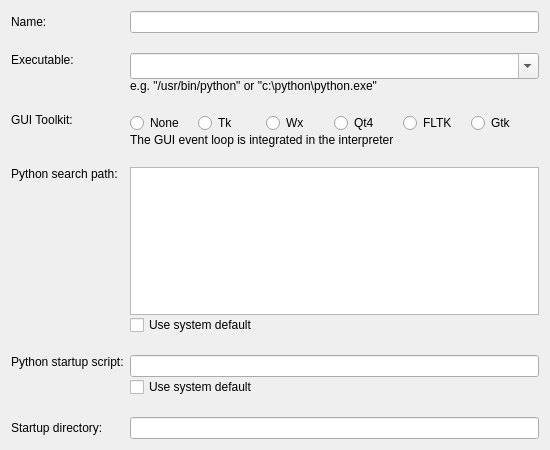
<?xml version="1.0" encoding="UTF-8"?>
<ui version="4.0">
 <class>tabShellConfig</class>
 <widget class="QWidget" name="tabShellConfig">
  <property name="geometry">
   <rect>
    <x>0</x>
    <y>0</y>
    <width>550</width>
    <height>450</height>
   </rect>
  </property>
  <property name="minimumSize">
   <size>
    <width>550</width>
    <height>450</height>
   </size>
  </property>
  <property name="maximumSize">
   <size>
    <width>550</width>
    <height>450</height>
   </size>
  </property>
  <property name="windowTitle">
   <string>Form</string>
  </property>
  <layout class="QFormLayout" name="formLayout">
   <property name="verticalSpacing">
    <number>20</number>
   </property>
   <item row="0" column="0">
    <widget class="QLabel" name="lblName">
     <property name="text">
      <string>Name:</string>
     </property>
    </widget>
   </item>
   <item row="0" column="1">
    <widget class="QLineEdit" name="edtName">
     <property name="minimumSize">
      <size>
       <width>350</width>
       <height>22</height>
      </size>
     </property>
    </widget>
   </item>
   <item row="1" column="0">
    <layout class="QVBoxLayout" name="loLblExe">
     <item>
      <widget class="QLabel" name="lblExe">
       <property name="text">
        <string>Executable:</string>
       </property>
      </widget>
     </item>
     <item>
      <spacer name="verticalSpacer">
       <property name="orientation">
        <enum>Qt::Vertical</enum>
       </property>
       <property name="sizeHint" stdset="0">
        <size>
         <width>20</width>
         <height>40</height>
        </size>
       </property>
      </spacer>
     </item>
    </layout>
   </item>
   <item row="1" column="1">
    <layout class="QVBoxLayout" name="loExe">
     <item>
      <widget class="QComboBox" name="cbExe">
       <property name="minimumSize">
        <size>
         <width>350</width>
         <height>26</height>
        </size>
       </property>
       <property name="editable">
        <bool>true</bool>
       </property>
       <property name="frame">
        <bool>true</bool>
       </property>
      </widget>
     </item>
     <item>
      <widget class="QLabel" name="lblExeExample">
       <property name="text">
        <string>e.g. &quot;/usr/bin/python&quot; or &quot;c:\python\python.exe&quot;</string>
       </property>
      </widget>
     </item>
    </layout>
   </item>
   <item row="2" column="0">
    <layout class="QVBoxLayout" name="loLblGui">
     <item>
      <widget class="QLabel" name="lblGui">
       <property name="text">
        <string>GUI Toolkit:</string>
       </property>
      </widget>
     </item>
     <item>
      <spacer name="verticalSpacer_2">
       <property name="orientation">
        <enum>Qt::Vertical</enum>
       </property>
       <property name="sizeHint" stdset="0">
        <size>
         <width>20</width>
         <height>40</height>
        </size>
       </property>
      </spacer>
     </item>
    </layout>
   </item>
   <item row="2" column="1">
    <layout class="QVBoxLayout" name="loGui">
     <item>
      <layout class="QHBoxLayout" name="loGuiOpts">
       <item>
        <widget class="QRadioButton" name="rbNone">
         <property name="text">
          <string>None</string>
         </property>
        </widget>
       </item>
       <item>
        <widget class="QRadioButton" name="rbTk">
         <property name="text">
          <string>Tk</string>
         </property>
        </widget>
       </item>
       <item>
        <widget class="QRadioButton" name="rbWx">
         <property name="text">
          <string>Wx</string>
         </property>
        </widget>
       </item>
       <item>
        <widget class="QRadioButton" name="rbQt">
         <property name="text">
          <string>Qt4</string>
         </property>
        </widget>
       </item>
       <item>
        <widget class="QRadioButton" name="rbFltk">
         <property name="text">
          <string>FLTK</string>
         </property>
        </widget>
       </item>
       <item>
        <widget class="QRadioButton" name="rbGtk">
         <property name="text">
          <string>Gtk</string>
         </property>
        </widget>
       </item>
      </layout>
     </item>
     <item>
      <widget class="QLabel" name="lbGuiDsc">
       <property name="text">
        <string>The GUI event loop is integrated in the interpreter</string>
       </property>
      </widget>
     </item>
    </layout>
   </item>
   <item row="3" column="0">
    <layout class="QVBoxLayout" name="loLblSearch">
     <item>
      <widget class="QLabel" name="lblSearchPath">
       <property name="text">
        <string>Python search path:</string>
       </property>
      </widget>
     </item>
     <item>
      <spacer name="verticalSpacer_3">
       <property name="orientation">
        <enum>Qt::Vertical</enum>
       </property>
       <property name="sizeHint" stdset="0">
        <size>
         <width>20</width>
         <height>40</height>
        </size>
       </property>
      </spacer>
     </item>
    </layout>
   </item>
   <item row="3" column="1">
    <layout class="QVBoxLayout" name="loSearch">
     <item>
      <widget class="QTextEdit" name="edtSearchPath">
       <property name="minimumSize">
        <size>
         <width>350</width>
         <height>0</height>
        </size>
       </property>
       <property name="tabChangesFocus">
        <bool>true</bool>
       </property>
      </widget>
     </item>
     <item>
      <widget class="QCheckBox" name="chkSearchSysDef">
       <property name="text">
        <string>Use system default</string>
       </property>
      </widget>
     </item>
    </layout>
   </item>
   <item row="4" column="0">
    <layout class="QVBoxLayout" name="loLblStartup">
     <item>
      <widget class="QLabel" name="lblStartup">
       <property name="text">
        <string>Python startup script:</string>
       </property>
      </widget>
     </item>
     <item>
      <spacer name="verticalSpacer_4">
       <property name="orientation">
        <enum>Qt::Vertical</enum>
       </property>
       <property name="sizeHint" stdset="0">
        <size>
         <width>20</width>
         <height>40</height>
        </size>
       </property>
      </spacer>
     </item>
    </layout>
   </item>
   <item row="4" column="1">
    <layout class="QVBoxLayout" name="loStartup">
     <item>
      <widget class="QLineEdit" name="edtStartup">
       <property name="minimumSize">
        <size>
         <width>350</width>
         <height>22</height>
        </size>
       </property>
      </widget>
     </item>
     <item>
      <widget class="QCheckBox" name="chkStartupSysDef">
       <property name="text">
        <string>Use system default</string>
       </property>
      </widget>
     </item>
    </layout>
   </item>
   <item row="5" column="0">
    <widget class="QLabel" name="lblInitDir">
     <property name="text">
      <string>Startup directory:</string>
     </property>
    </widget>
   </item>
   <item row="5" column="1">
    <widget class="QLineEdit" name="edtStartDir">
     <property name="minimumSize">
      <size>
       <width>350</width>
       <height>22</height>
      </size>
     </property>
    </widget>
   </item>
  </layout>
 </widget>
 <tabstops>
  <tabstop>edtName</tabstop>
  <tabstop>cbExe</tabstop>
  <tabstop>rbNone</tabstop>
  <tabstop>rbTk</tabstop>
  <tabstop>rbWx</tabstop>
  <tabstop>rbQt</tabstop>
  <tabstop>rbFltk</tabstop>
  <tabstop>rbGtk</tabstop>
  <tabstop>edtSearchPath</tabstop>
  <tabstop>chkSearchSysDef</tabstop>
  <tabstop>edtStartup</tabstop>
  <tabstop>chkStartupSysDef</tabstop>
  <tabstop>edtStartDir</tabstop>
 </tabstops>
 <resources/>
 <connections>
  <connection>
   <sender>chkStartupSysDef</sender>
   <signal>toggled(bool)</signal>
   <receiver>edtStartup</receiver>
   <slot>setDisabled(bool)</slot>
   <hints>
    <hint type="sourcelabel">
     <x>351</x>
     <y>395</y>
    </hint>
    <hint type="destinationlabel">
     <x>347</x>
     <y>367</y>
    </hint>
   </hints>
  </connection>
  <connection>
   <sender>chkSearchSysDef</sender>
   <signal>toggled(bool)</signal>
   <receiver>edtSearchPath</receiver>
   <slot>setDisabled(bool)</slot>
   <hints>
    <hint type="sourcelabel">
     <x>351</x>
     <y>315</y>
    </hint>
    <hint type="destinationlabel">
     <x>347</x>
     <y>245</y>
    </hint>
   </hints>
  </connection>
 </connections>
</ui>
